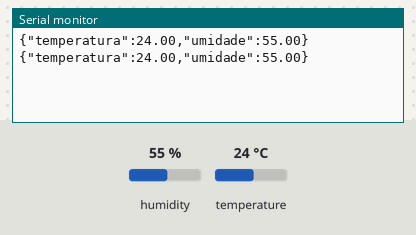
The sketch below on a simulated Arduino Uno, built with avr-gcc and run on an emulated ATmega328P. Parts: the last lines printed to the serial monitor. Inputs (shaded band) come from the test bench; at power-on: humidity 55 %, temperature 24 °C.

Above: at 5.8 s.
5.9 s: humidity set to 22 %
At 11.2 s:
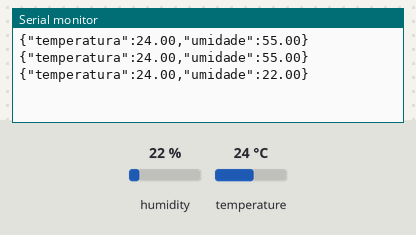
11.9 s: temperature set to 12 °C
At 15.9 s:
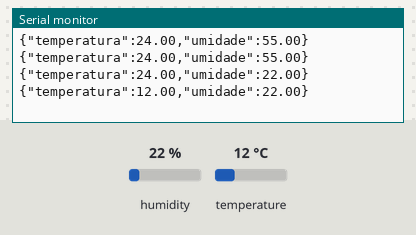
17.9 s: humidity set to 40 %
At 20.6 s:
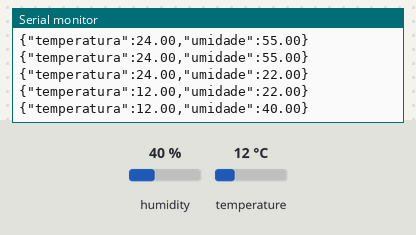
Timing chart, 0 to 22.1 s (numbered marks = the images above; inputs shaded):
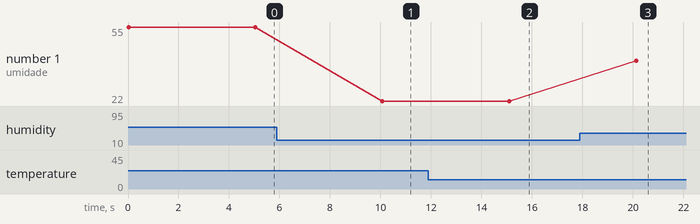

The sketch:

estacao.ino
```cpp
/*
  Estação Meteorológica - Sketch Arduino

  Lê dados do sensor DHT11 (temperatura e umidade) e envia
  pela porta serial em formato JSON a cada 5 segundos.

  Circuito:
    - DHT11 VCC  → 5V do Arduino
    - DHT11 GND  → GND do Arduino
    - DHT11 DATA → Pino Digital 2 (com resistor pull-up de 10kΩ para 5V)

  Nota: Este sketch é referência para uso com hardware real.
  Para simulação, use o script Python simulador.py.
*/

#include "DHT.h"

#define DHTPIN 2
#define DHTTYPE DHT11

DHT dht(DHTPIN, DHTTYPE);

void setup() {
  Serial.begin(9600);
  dht.begin();
}

void loop() {
  float temp = dht.readTemperature();
  float umid = dht.readHumidity();

  if (!isnan(temp) && !isnan(umid)) {
    Serial.print("{");
    Serial.print("\"temperatura\":"); Serial.print(temp);
    Serial.print(",\"umidade\":");    Serial.print(umid);
    Serial.println("}");
  }

  delay(5000);
}
```

Measured:
- after the input at 5.9 s, the serial monitor: prints a new line after 4.2 s (image 1)
- after the input at 11.9 s, the serial monitor: prints a new line after 3.2 s (image 2)
- after the input at 17.9 s, the serial monitor: prints a new line after 2.2 s (image 3)
- plotted number 1: 55 → 22 after the input at 5.9 s, 22 → 40 after the input at 17.9 s
